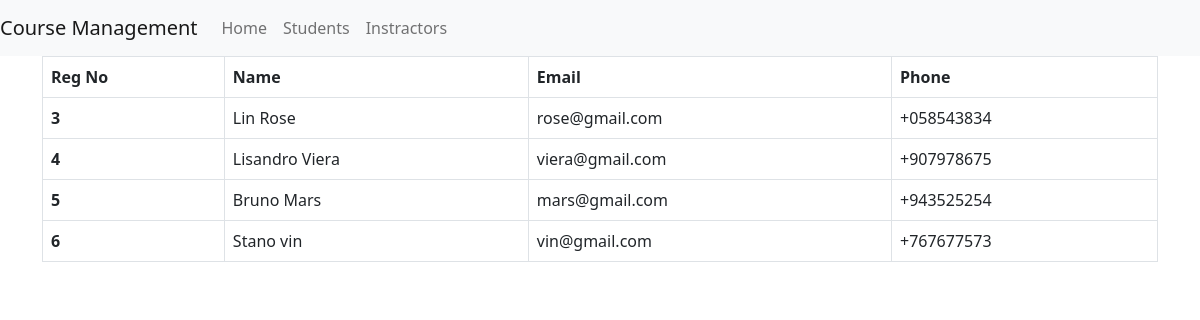
The page /student/ on the database its author committed.
### course/models.py (models this page shows, shortened)
class Students(models.Model):
        reg_no=models.AutoField(primary_key=True)
        name=models.CharField(max_length=100)
        email=models.EmailField(max_length=100)
        course_id=models.ForeignKey('Course',on_delete=models.CASCADE)
        phone=models.CharField(max_length=100)
        instractor_name=models.CharField(max_length=100)
        class Meta:
            verbose_name_plural='Students'
            db_table='students'

### course/views.py (the view)
# urls.py: path('student/',StudentView,name='student'),
def StudentView(request):
    students=Students.objects.all()
    context={
        'students':students
    }
    return render(request,'student.html',context)

### templates/student.html (shortened to what this page needs)
{% extends "base.html" %}
{% block content %}
<div class="container">
    <div class="row">
      <div class="col-12">
        <table class="table table-bordered">
          <thead>
            <tr>
              <th scope="col">Reg No</th>
              <th scope="col">Name</th>
              <th scope="col">Email</th>
              <th scope="col">Phone</th>
            </tr>
          </thead>
          <tbody>
            {% for student in students %}
            <tr>
              <th scope="row">{{ student.reg_no }}</th>
              <td>{{student.name}}</td>
              <td>{{student.email}}</td>
              <td>{{student.phone}}</td>
            </tr>
            {% endfor %}
          </tbody>
        </table>
      </div>
    </div>
  </div>
{% endblock %}

### rows shown on the page
Students: reg_no "3", name "Lin Rose", email "rose@gmail.com", phone "+058543834"
Students: reg_no "4", name "Lisandro Viera", email "viera@gmail.com", phone "+907978675"
Students: reg_no "5", name "Bruno Mars", email "mars@gmail.com", phone "+943525254"
Students: reg_no "6", name "Stano vin", email "vin@gmail.com", phone "+767677573"
